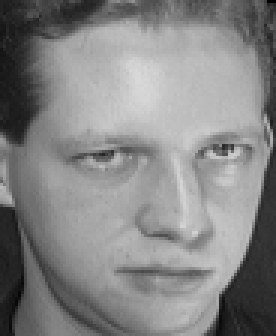
#> input picture Face Detection & Recognition/DataSet/s1/10.pgm, 92 x 112 px (shown 3 times larger); its folder holds only this picture in this run
$ jupyter execute --allow-errors Face-Recognition-EigenFace-Scratch.ipynb
#> lines starting #> are read from the running program, lines starting #| are printed output that depends on the picture; long printed decimals are rounded; pictures that were not available may be replaced by others from this repository, and a replacement may not be noted
[cell 1]
import os, glob
from sklearn import preprocessing
import cv2
import numpy as np
import matplotlib.pyplot as plt
import math

[cell 2]
def plot_image(images, titles, h,w,n_row,n_col):
    plt.figure(figsize=(2.2*n_col,2.2*n_row))
    plt.subplots_adjust(bottom=0,left=.01,right=.99,top=.90,hspace=.20)
    for i in range(n_row*n_col):
        plt.subplot(n_row,n_col,i+1)
        plt.imshow(images[i].reshape((h,w)),cmap=plt.cm.gray)
        plt.title(titles[i])
        plt.xticks(())
        plt.yticks(())

[cell 3]
# dataset_path = os.getcwd()+'/FaceDataset/'# path to the dataset
dataset_path = 'DataSet'

[cell 4]
tot_images =0
shape = None
# print(glob.glob(dataset_path))
for images in glob.glob(dataset_path+'\*\*' , recursive=False):#Loop through all the images in the folder
#     print(images)
    if images[-3:] == 'pgm' or images[-3:] == 'jpg':
        tot_images += 1
print(tot_images)#Number of m is 400

[cell 5]
shape = (112,92)#height of the image is 112 and width is 92
all_img = np.zeros((tot_images,shape[0],shape[1]),dtype='float64')#Creating 0 matrix with 112 rows and 92 columns of zeros for 400 images
names = list()
i=0
for folder in glob.glob(dataset_path + '\*'):#Loop through folders
    for _ in range(10):
        names.append(folder[-3:].replace('/',''))
    for image in glob.glob(folder +'/*'):#Loop through images
        read_image = cv2.imread(image,cv2.IMREAD_GRAYSCALE)
#> read_image is the input picture: shape (112, 92); min 1, max 217, mean 132.8
        resized_image =cv2.resize(read_image,(shape[1],shape[0]))#cv2.resize resizes an image into (# column x # height)
        all_img[i]=np.array(resized_image)
        i+=1

#> (the rest of this cell did not finish here and is left out)


[cell 6]
A = np.resize(all_img,(tot_images,shape[0]*shape[1]))#Creating a matrix of n^2 x m
mean_vector = np.sum(A,axis=0,dtype='float64')/tot_images
mean_matrix = np.tile(mean_vector,(tot_images,1))#Calculating mean for all the 400 images
A_tilde = A - mean_matrix# Matrix A - the mean value of all the images
plt.imshow(np.resize(mean_vector,(shape[0],shape[1])),cmap='gray')#display the mean image vector
plt.title('Mean Image')
plt.show()
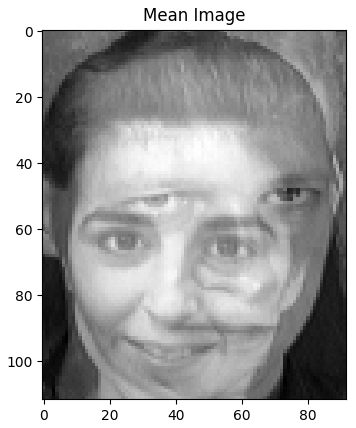
#> figure drawn by matplotlib, 1 panel

#> (a cell that did not finish here is left out)


[cell 8]
L =(A_tilde.dot(A_tilde.T))/tot_images#Creating a m x m symmetric matrix
print("L shape:", L.shape)
eigenvalues,eigenvectors = np.linalg.eig(L)# Calculating the eigenvalues and eigenvectors
idx = eigenvalues.argsort()[::-1]#sort eigenvalues in descending order
eigenvalues = eigenvalues[idx]
eigenvectors = eigenvectors[:,idx]#Sort the eigenvectors according to the highest eigenvalues

[cell 9]
eigenvector_C = A_tilde.T @ eigenvectors# perform linear combination with Matrix A_tilde
eigenvector_C.shape#Each column is an eigenvector

[cell 10]
eigenfaces = preprocessing.normalize(eigenvector_C.T)#Normalize the vector
eigenfaces.shape

[cell 11]
eigenface_labels = [x for x in range(eigenfaces.shape[0])]#List of images
#> (the rest of this cell did not finish here and is left out)


[cell 12]
test_img = cv2.imread('Face_recognition/test.png', cv2.IMREAD_GRAYSCALE)
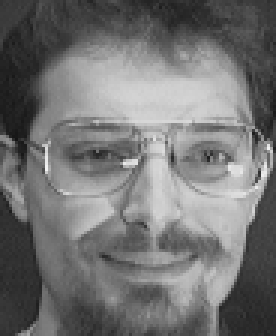
#> input picture Face Detection & Recognition/test.pgm, 92 x 112 px, given in place of test.png, which was not available (shown 3 times larger)
#> test_img is the input picture: shape (112, 92); min 20, max 242, mean 115.3
test_img = cv2.resize(test_img,(shape[0],shape[1]))#resize the test image to 92 x 112
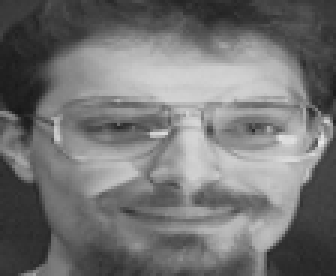
#> test_img: shape (92, 112) (shown 3 times larger); min 24, max 231, mean 115.2
mean_sub_testimg=np.reshape(test_img,(test_img.shape[0]*test_img.shape[1]))-mean_vector#Subtract test image with the mean value
#> mean_sub_testimg = 10304 values, max 171 at index 2854, min -165.5 at index 3360, mean 1.24
plt.imshow(np.reshape(mean_sub_testimg,(112,92)),cmap='gray')
plt.title("Mean Subtracted Test Image")
plt.show()
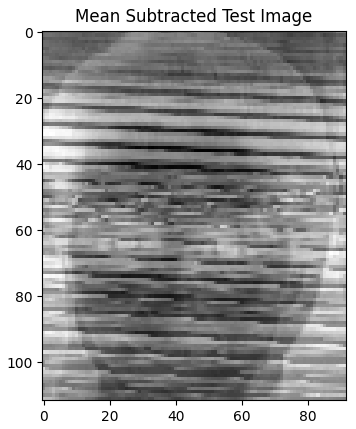
#> figure drawn by matplotlib, 1 panel

[cell 13]
q=350 # 350 eigenvectors is chosen
E = eigenfaces[:q].dot(mean_sub_testimg)#Projecting the test image into the face space
#> E = [970.3, 940.7]
E.shape
#> Out = (2,)

[cell 14]
reconstruction = eigenfaces[:q].T.dot(E)#Reconstruct the test image using eigenvectors
#> reconstruction = 10304 values, max 50.66 at index 7438, min -39.6 at index 4725, mean 8.87
reconstruction.shape

plt.imshow(np.reshape(reconstruction,(shape[0],shape[1])),cmap='gray')
plt.title("Reconstructed image -"+ str(q)+" eigenfaces")
plt.show()
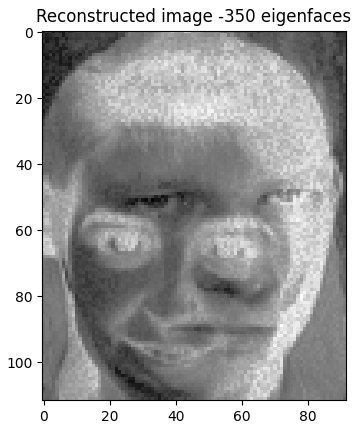
#> figure drawn by matplotlib, 1 panel

[cell 15]
# Detect Face
thres_1 = 3000 # Chosen threshold to detect face
projected_new_img_vect=eigenfaces[:q].T @ E#Perform Linear combination for the new face space
#> projected_new_img_vect has the same summary as reconstruction
diff = mean_sub_testimg-projected_new_img_vect
#> diff = 10304 values, max 178.8 at index 2854, min -170.6 at index 3361, mean -7.63
beta = math.sqrt(diff.dot(diff))#Find the difference between the projected test image vector and the mean vector of the images
#> beta = 6110.5

if beta<thres_1:
    print("Face Detected in the image!", beta)
else:
    print("No face Detected in the image!", beta)
#| No face Detected in the image! 6110.525

[cell 16]
#Classify the image belongs to which class
thres_2 = 3000
smallest_value =None # to keep track of the smallest value
index = None #to keep track of the class that produces the smallest value
for z in range(tot_images):#Loop through all the image vectors
    E_z=eigenfaces[:q].dot(A_tilde[z])#Calculate and represent the vectors of the image in the dataset
    diff = E-E_z
    epsilon_z = math.sqrt(diff.dot(diff))
    if smallest_value==None:
        smallest_value=epsilon_z
        index = z
    if smallest_value>epsilon_z:
        smallest_value=epsilon_z
        index=z
#> this loop made 2 passes
#> (diff, epsilon_z, smallest_value) on pass 1: ([-3005.5, -2884.4], 4165.7, 4165.7)
#> (diff, epsilon_z) on pass 2: ([4946, 4765.8], 6868.5)
#> after the loop, index = 0; smallest_value = 4165.7
if smallest_value<thres_2:
    print(smallest_value,names[index])
else:
    print(smallest_value,"unknown Face")
#| 4165.682 unknown Face
